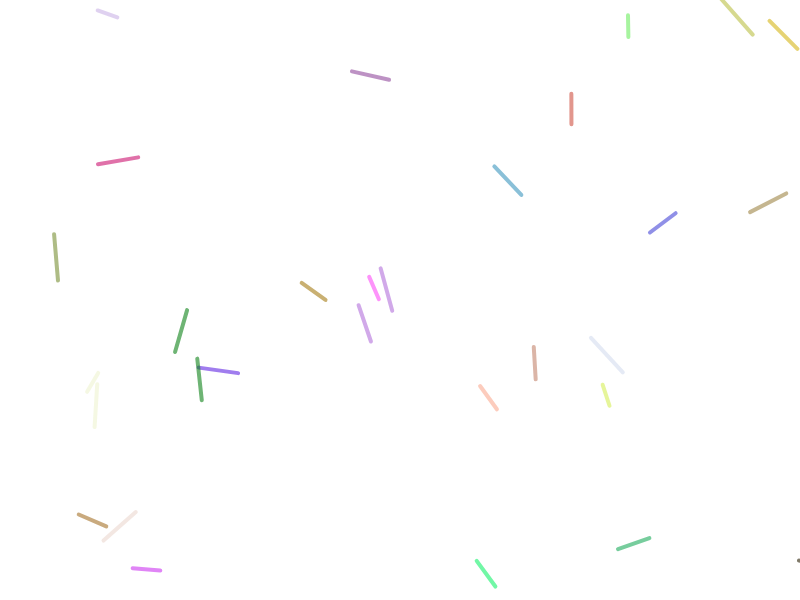
Frame 1 (no input)
Frame 60 (no input): identical to frame 1, image omitted
Frame 120 (the mouse pressed at the canvas centre since frame 60): identical to frame 1, image omitted

The p5.js sketch that drew this single still picture (run headless with seeded random() and noise() and a simulated clock; from frame 60 on, the mouse is pressed at the canvas centre):

// p5.js sketch
// ── sketch.js
let paintStreaks = [];

function setup() {
  createCanvas(800, 600);
  generatePaintStreaks();
}

function draw() {
  background(255);

  // Display paint streaks
  for (let i = 0; i < paintStreaks.length; i++) {
    for (let j = 0; j < paintStreaks.length; j++) {
      if (i !== j) {
        paintStreaks[i].intersect(paintStreaks[j]);
      }
    }
    paintStreaks[i].display();
  }
}

function generatePaintStreaks() {
  // Generate random paint streaks
  for (let i = 0; i < 30; i++) {
    let x = random(width);
    let y = random(height);
    let angle = random(TWO_PI);
    let length = random(20, 50);

    paintStreaks.push(new PaintStreak(x, y, angle, length));
  }
}

// Click to regenerate paint streaks
function mouseClicked() {
  paintStreaks = [];
  generatePaintStreaks();
}

class PaintStreak {
  constructor(x, y, angle, length) {
    this.x = x;
    this.y = y;
    this.angle = angle;
    this.length = length;
    this.color = color(random(255), random(255), random(255), 150);
  }

  display() {
    strokeWeight(4);
    stroke(this.color);
    line(this.x, this.y, this.x + cos(this.angle) * this.length, this.y + sin(this.angle) * this.length);
  }

  intersect(otherStreak) {
    let d = dist(this.x, this.y, otherStreak.x, otherStreak.y);
    if (d < this.length / 2 + otherStreak.length / 2) {
      this.color = lerpColor(this.color, otherStreak.color, 0.1);
      otherStreak.color = this.color;
    }
  }
}

// ── work.html
<!DOCTYPE html>
<html lang="en">
<head>
    <meta charset="UTF-8">
    <meta name="viewport" content="width=device-width, initial-scale=1.0">
    <link rel="stylesheet" href="style.css">
    <script src="sketch.js"></script>
    <script src="https://cdnjs.cloudflare.com/ajax/libs/p5.js/1.4.0/p5.js"></script>
    <title>Patterns in Sketch</title>
</head>
<body>
    <header>
        <h1>Creating Patterns</h1>
        <h4>by Andrea Chau</h4>
    </header>
    <main>
        <h3>Butterflies in the sky</h3>
        <img src="sketch js.png" alt="Butterflies" id="c1" class="largeImg">
        <p>When I was first starting, I had no idea what I wanted to make. I was having troubles on showcasing my idea. </p>

            <p>How I began my process was by analyzing. What exactly did I want to make. After much analyses, I discovered one artist's variation on microbioms. They created an interesting variation of bioms as if on a petri plate. From there, I analyzed their code and played with the numbers to create a new image altogether. I wanted to attempt creating butterflies with the lines and after many different variations and attempts after changing the different variables, I began to notice a change from the lines turning squiggly and then turning the lines into tiny line squiggles. </p>
            <img src="red sketch.png" alt="Red Butterflies" id="c1" class="largeImg">

            <p> After much trial and error, the design began to take place and I decided to create two variations with a blue style and a red style. The red style was inspired by certain red and silver butterflies. The colors soar around the page and are randomized by the generator. I made sure to not have them as too big on the page while also making them large enough to have multiple on the page. Each time the design is iterated, it will randomize across the screen showing different designs.   </p>
        
            <h3>Restart</h3>
            <p>I had many complications with my code and in the end could not recreate the image to exactly how I wanted it to look like prior. I started by taking a look originally at microbioms but in the end I really could not find their code to see how to imitate it and had to start from scratch. I began by first taking a look at it instead as paint swatches and created lines. These lines would change and intersect with each other or change colors through a randomized generator. Each of the strokes would repeat different variations everytime it's clicked. It doesn't look the same as above but it is creating a pattern with stroke swatches instead of lines. </p>
            <h3>Painted Lines</h3>
        
    </main>
</body>
</html>
